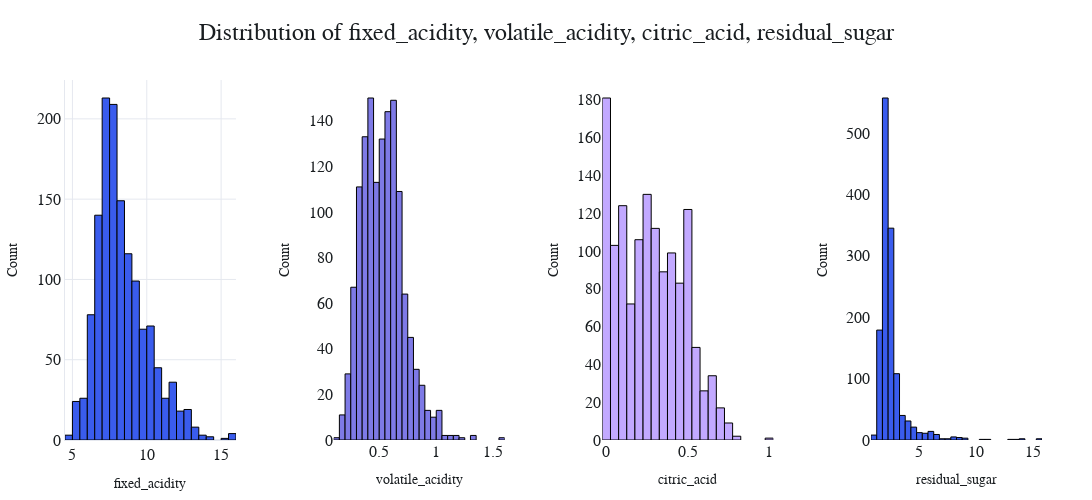

The code cell stored with this chart in its notebook:
### Markdown cell above
In our dataset, we have identified a total of 601 outliers across 12 features using the Interquartile Range (IQR) method. 

These outliers represent values that significantly deviate from the rest of the data. 

While outliers can sometimes indicate errors, they can also represent valid but extreme variations in the data. 

At this stage, without a deeper understanding of the context and nature of the data, we have chosen to temporarily retain these outliers in our analysis. 

This decision stems from the possibility that these outliers could provide valuable insights. 

However, we acknowledge that outliers can potentially skew our analysis and we will therefore revisit this decision as necessary during later stages of our analysis.

### Code cell
plot_histograms(
    wine_df,
    ["fixed_acidity", "volatile_acidity", "citric_acid", "residual_sugar"],
    save_path="../images/histograms.png",
)

### Figure 1 — Plotly figure (JSON) as saved in the notebook; plotly's stock layout.template omitted (floating-point values rounded to 4 significant figures; data arrays with more than 128 entries replaced by an {"elided": "..."} marker saying what was removed)
{"data": [{"marker": {"color": "#3A5CED", "line": {"color": "#000000", "width": 1}}, "name": "fixed_acidity", "nbinsx": 40, "type": "histogram", "x": {"elided": "1359 float values"}, "xaxis": "x", "yaxis": "y"}, {"marker": {"color": "#7E7AE6", "line": {"color": "#000000", "width": 1}}, "name": "volatile_acidity", "nbinsx": 40, "type": "histogram", "x": {"elided": "1359 float values"}, "xaxis": "x2", "yaxis": "y2"}, {"marker": {"color": "#C2A9FF", "line": {"color": "#000000", "width": 1}}, "name": "citric_acid", "nbinsx": 40, "type": "histogram", "x": {"elided": "1359 float values"}, "xaxis": "x3", "yaxis": "y3"}, {"marker": {"color": "#3A5CED", "line": {"color": "#000000", "width": 1}}, "name": "residual_sugar", "nbinsx": 40, "type": "histogram", "x": {"elided": "1359 float values"}, "xaxis": "x4", "yaxis": "y4"}], "layout": {"font": {"color": "#1A1E21", "family": "Gordita, Figtree, sans-serif", "size": 16}, "height": 500, "margin": {"b": 50, "l": 50, "r": 50, "t": 80}, "paper_bgcolor": "#FFFFFF", "plot_bgcolor": "#FFFFFF", "showlegend": false, "title": {"font": {"color": "#1A1E21", "family": "Gordita, Figtree, sans-serif", "size": 24}, "text": "Distribution of fixed_acidity, volatile_acidity, citric_acid, residual_sugar", "x": 0.5}, "width": 1600, "xaxis": {"anchor": "y", "domain": [0, 0.175], "gridcolor": "#E5E8EF", "linecolor": "#E5E8EF", "linewidth": 1, "showline": true, "title": {"font": {"size": 14}, "text": "fixed_acidity"}, "zerolinecolor": "#E5E8EF"}, "xaxis2": {"anchor": "y2", "domain": [0.275, 0.45], "title": {"font": {"size": 14}, "text": "volatile_acidity"}}, "xaxis3": {"anchor": "y3", "domain": [0.55, 0.725], "title": {"font": {"size": 14}, "text": "citric_acid"}}, "xaxis4": {"anchor": "y4", "domain": [0.825, 1], "title": {"font": {"size": 14}, "text": "residual_sugar"}}, "yaxis": {"anchor": "x", "domain": [0, 1], "gridcolor": "#E5E8EF", "linecolor": "#E5E8EF", "linewidth": 1, "showline": true, "title": {"font": {"size": 14}, "text": "Count"}, "zerolinecolor": "#E5E8EF"}, "yaxis2": {"anchor": "x2", "domain": [0, 1], "title": {"font": {"size": 14}, "text": "Count"}}, "yaxis3": {"anchor": "x3", "domain": [0, 1], "title": {"font": {"size": 14}, "text": "Count"}}, "yaxis4": {"anchor": "x4", "domain": [0, 1], "title": {"font": {"size": 14}, "text": "Count"}}}}
